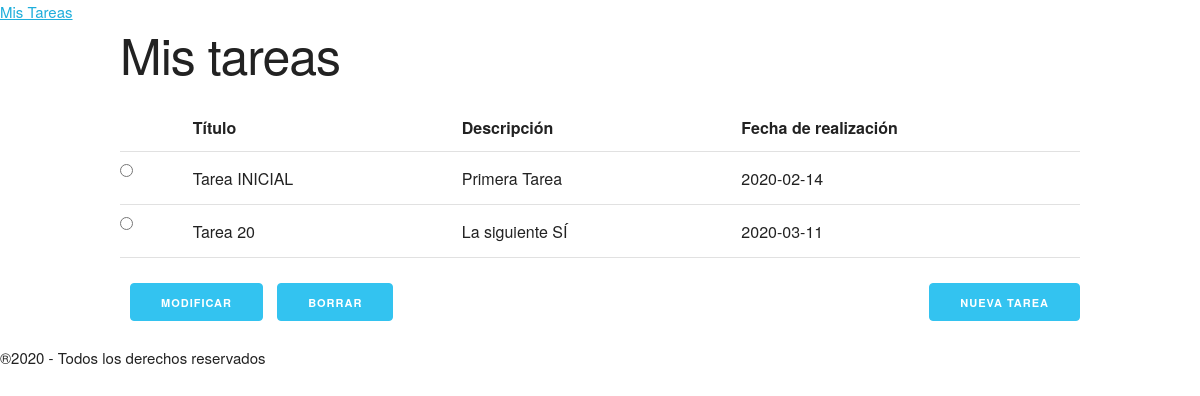
Before: / with the older database file.
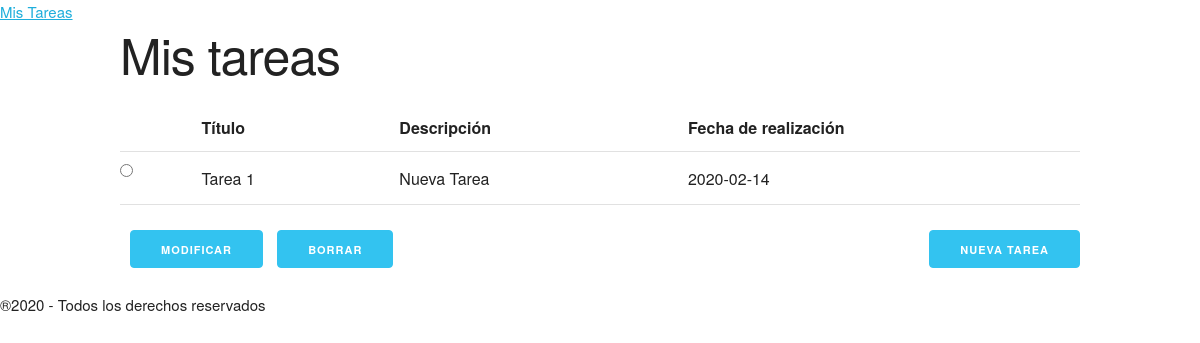
After: the same page with the newer database file.
### tables this page shows
CREATE TABLE "tareas" (
	"id"	INTEGER PRIMARY KEY AUTOINCREMENT,
	"titulo"	TEXT NOT NULL,
	"descripcion"	TEXT,
	"fecha"	TEXT NOT NULL
);

### tasks/routes.py (the view)
@app.route("/")
def index():
    datos = dbQuery('SELECT titulo, descripcion, fecha, id FROM tareas;')
    if datos:
        if isinstance(datos, dict):
            datos = [datos]
    else:
        datos = []
    return render_template("index.html", registros=datos)

### tasks/routes.py (called while the page is built)
def dict_factory(cursor, row):
    d = {}
    for ix, col in enumerate(cursor.description):
        d[col[0]] = row[ix]
    return d

def dbQuery(consulta, *args):
    conn = sqlite3.connect(BASE_DATOS)
    conn.row_factory = dict_factory
    cursor = conn.cursor()
    rows = cursor.execute(consulta, args).fetchall()
    if len(rows) == 1:
        rows = rows[0]
    elif len(rows) == 0:
        rows = None
    conn.commit()
    conn.close()
    return rows

### tasks/templates/index.html (shortened to what this page needs)
{% extends "base.html" %}
{% block content %}
    <h1>Mis tareas</h1>
    <form action="/processtask">
        <table class="u-full-width">
            <tr>
                <th></th>
                <th>Título</th>
                <th>Descripción</th>
                <th>Fecha de realización</th>
            </tr>
            {%for item in registros %}
            <tr>
                <td><input type="radio" name="ix" value="{{item['id']}}"></td>
                <td>{{item['titulo']}}</td>
                <td>{{item['descripcion']}}</td>
                <td>{{item['fecha']}}</td>
            </tr>
            {% endfor %}
        </table>
        <button class="button-primary" name="btnModificar" type="submit">Modificar</button>
        <button class="button-primary" name="btnBorrar" type="submit">Borrar</button>
        <a class="button button-primary u-pull-right" href="/newtask">Nueva Tarea</a>
    </form>
{% endblock %}

Changed rows visible on the page:
removed tareas: titulo "Tarea INICIAL", descripcion "Primera Tarea", fecha "2020-02-14"
removed tareas: titulo "Tarea 20", descripcion "La siguiente SÍ", fecha "2020-03-11"
added tareas: titulo "Tarea 1", descripcion "Nueva Tarea", fecha "2020-02-14"
